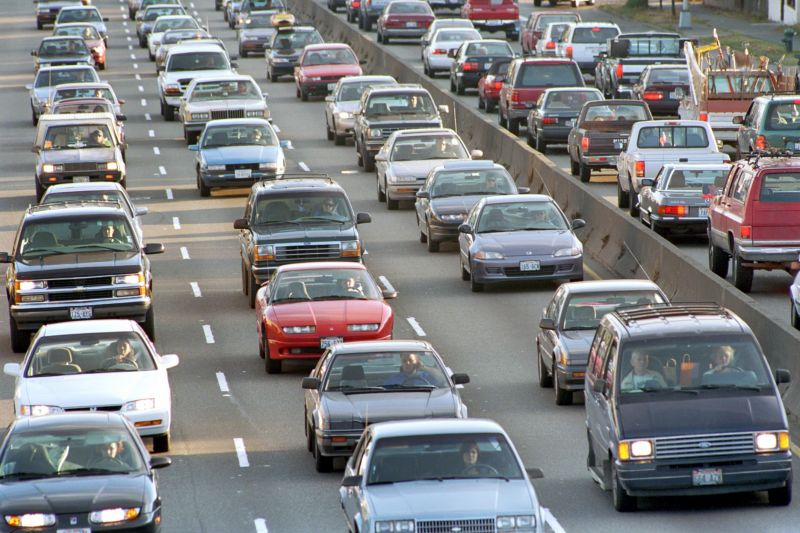
#> input picture images/cars.jpg, 800 x 533 px, given in place of the camera
$ python lane_gfg.py
#> lines starting #> are read from the running program, lines starting #| are printed output that depends on the picture; after the words box and inside, x2 and y2 are one past the last pixel; in counts of white or black regions, pixels touching at a corner belong together
import cv2
import numpy as np
import matplotlib.pyplot as plt

def canny_edge_detector(image):
	# Convert the image color to grayscale
	gray_image = cv2.cvtColor(image, cv2.COLOR_RGB2GRAY)
	# Reduce noise from the image
	blur = cv2.GaussianBlur(gray_image, (5, 5), 0)
	canny = cv2.Canny(blur, 50, 150)
	return canny

def region_of_interest(image):
	height = image.shape[0]
	polygons = np.array([
		[(200, height), (1100, height), (550, 250)]
		])
	mask = np.zeros_like(image)

	# Fill poly-function deals with multiple polygon
	cv2.fillPoly(mask, polygons, 255)

	# Bitwise operation between canny image and mask image
	masked_image = cv2.bitwise_and(image, mask)
	return masked_image

def average_slope_intercept(image, lines):
	left_fit = []
	right_fit = []
	for line in lines:
		x1, y1, x2, y2 = line.reshape(4)

		# It will fit the polynomial and the intercept and slope
		parameters = np.polyfit((x1, x2), (y1, y2), 1)
		slope = parameters[0]
		intercept = parameters[1]
		if slope < 0:
			left_fit.append((slope, intercept))
		else:
			right_fit.append((slope, intercept))

	left_fit_average = np.average(left_fit, axis = 0)
	right_fit_average = np.average(right_fit, axis = 0)
	left_line = create_coordinates(image, left_fit_average)
	right_line = create_coordinates(image, right_fit_average)
	return np.array([left_line, right_line])


def display_lines(image, lines):
	line_image = np.zeros_like(image)
	if lines is not None:
		for x1, y1, x2, y2 in lines:
			cv2.line(line_image, (x1, y1), (x2, y2), (255, 0, 0), 10)
	return line_image

# Path of dataset directory
# cap = cv2.VideoCapture("datasets\test2.mp4")
cap = cv2.VideoCapture(2)
while(cap.isOpened()):
	_, frame = cap.read()
#> frame is the input picture: shape (533, 800, 3); mean B, G, R 128, 126, 124.8
	canny_image = canny_edge_detector(frame)
#> in canny_edge_detector, `gray_image = cv2.cvtColor(image, cv2.COLOR_RGB2GRAY)`:
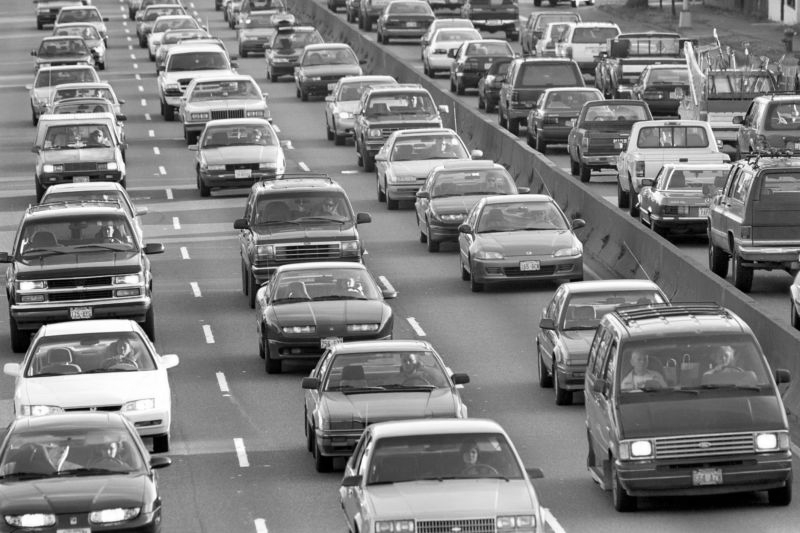
#> gray_image: shape (533, 800); min 0, max 255, mean 126.5
#> in canny_edge_detector, `canny = cv2.Canny(blur, 50, 150)`:
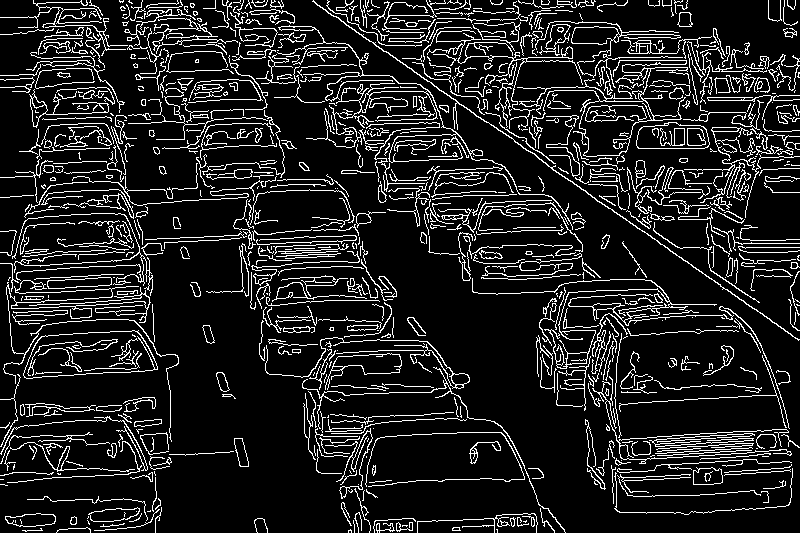
#> canny: shape (533, 800); 12.6% white in thin lines or dots
	cropped_image = region_of_interest(canny_image)
#> in region_of_interest, `cv2.fillPoly(mask, polygons, 255)`:
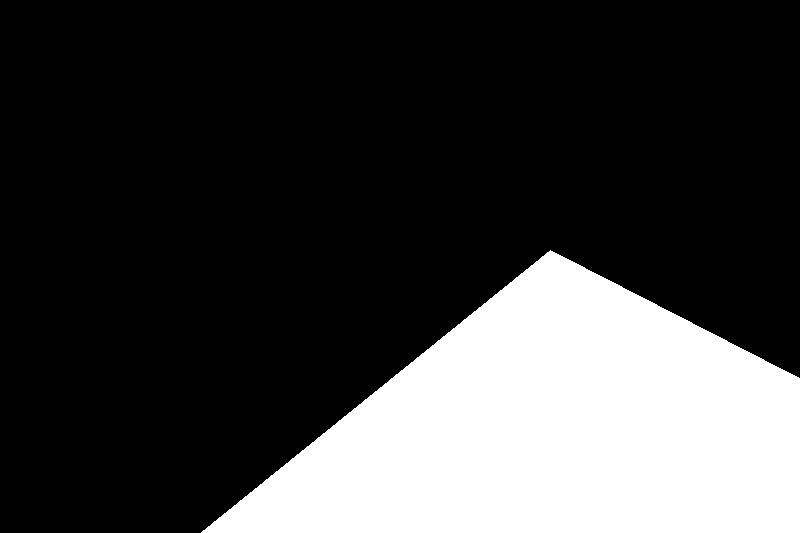
#> mask: shape (533, 800); 24.4% white; 1 white region, box (x1, y1, x2, y2) and area: (201, 250, 800, 533) 104167
#> in region_of_interest, `masked_image = cv2.bitwise_and(image, mask)`:
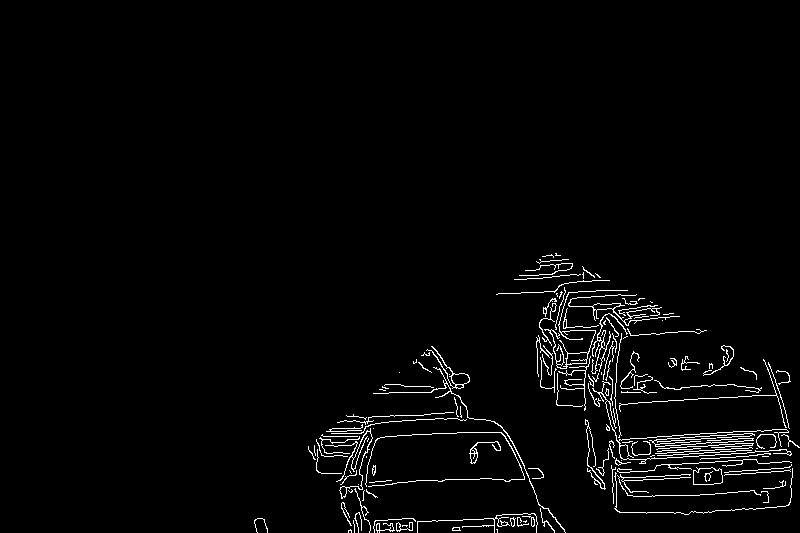
#> masked_image: shape (533, 800); 2.4% white in thin lines or dots, all inside (x1, y1, x2, y2) = (254, 253, 800, 533)

	lines = cv2.HoughLinesP(cropped_image, 2, np.pi / 180, 100,
							np.array([]), minLineLength = 40,
							maxLineGap = 5)
#> lines = 18 rows, first 6: [457, 432, 506, 432], [629, 441, 670, 441], [314, 445, 374, 445], [656, 465, 707, 462], [323, 436, 371, 436], [739, 431, 786, 429]

	averaged_lines = average_slope_intercept(frame, lines)
#> the loop in average_slope_intercept, `for line in lines:` made 18 passes
#> (x1, y1, x2, y2, slope, intercept) on passes 1 to 12: (457, 432, 506, 432, -2.03e-15, 432), (629, 441, 670, 441, 1.01e-15, 441), (314, 445, 374, 445, -2.7e-15, 445), (656, 465, 707, 462, -0.0588, 503.6), (323, 436, 371, 436, -1.95e-15, 436), (739, 431, 786, 429, -0.0426, 462.4), (612, 478, 664, 476, -0.0385, 501.5), (340, 489, 396, 483, -0.107, 525.4), (684, 399, 780, 394, -0.0521, 434.6), (494, 521, 547, 521, 1.66e-15, 521), (484, 518, 541, 516, -0.0351, 535), (482, 525, 522, 525, -4.42e-15, 525)
#> after the loop in average_slope_intercept, `for line in lines:`: left_fit = [(-2.03e-15, 432), (-2.7e-15, 445), (-0.0588, 503.6), (-1.95e-15, 436), (-0.0426, 462.4), (-0.0385, 501.5), (-0.107, 525.4), (-0.0521, 434.6), (-0.0351, 535), (-4.42e-15, 525), (-0.0851, 554.1), (-0.0444, 541.5), (-0.45, 592.8)]; right_fit = [(1.01e-15, 441), (1.66e-15, 521), (1.28e-15, 392), (0.344, 191.5), (3.78e-17, 363)]
#> in average_slope_intercept, `left_fit_average = np.average(left_fit, axis = 0)`: left_fit_average = [-0.0703, 499.2]
#> in average_slope_intercept, `right_fit_average = np.average(right_fit, axis = 0)`: right_fit_average = [0.0688, 381.7]
#> (the run stopped early here; a loop or call above may not have finished)

$ run again, on images/clear.jpg
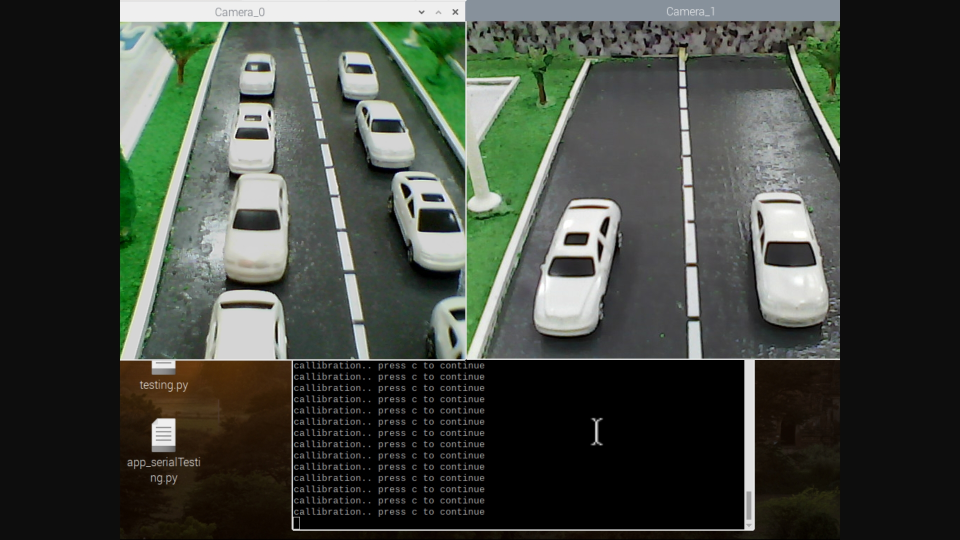
#> input picture images/clear.jpg, 1920 x 1080 px, given in place of the camera (shown at 1/2 size)
#> frame is the input picture: shape (1080, 1920, 3); mean B, G, R 62.4, 70.3, 64.9
#> in canny_edge_detector, `canny = cv2.Canny(blur, 50, 150)`:
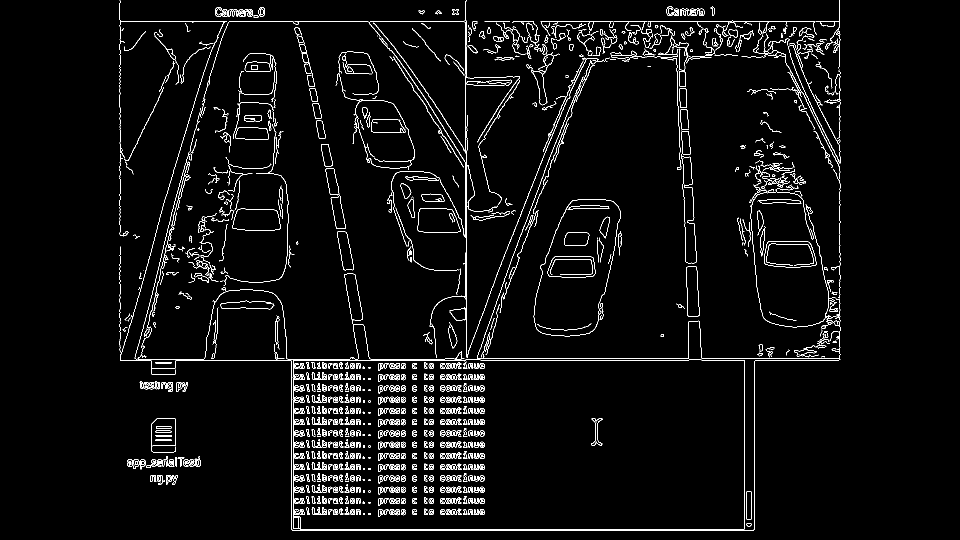
#> canny: shape (1080, 1920) (shown at 1/2 size); 3.4% white in thin lines or dots, all inside (x1, y1, x2, y2) = (239, 0, 1681, 1062)
#> mask: shape (1080, 1920); 18.1% white; 1 white region, box (x1, y1, x2, y2) and area: (200, 250, 1101, 1080) 374330
#> in region_of_interest, `masked_image = cv2.bitwise_and(image, mask)`:
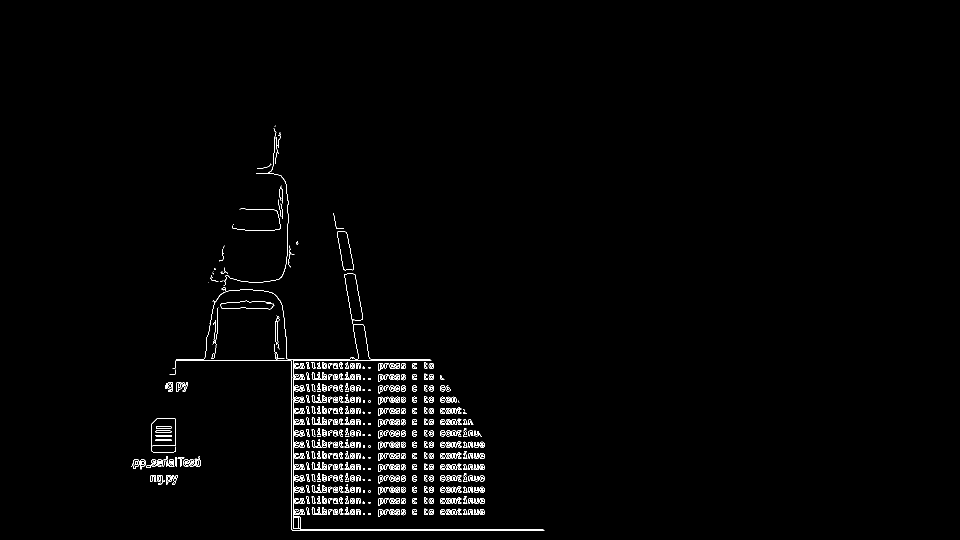
#> masked_image: shape (1080, 1920) (shown at 1/2 size); 1.2% white in thin lines or dots, all inside (x1, y1, x2, y2) = (262, 251, 1089, 1062)
#> lines = 129 rows, first 6: [600, 1058, 1086, 1058], [586, 1061, 1088, 1061], [351, 721, 862, 721], [882, 1029, 967, 1029], [888, 937, 948, 937], [596, 892, 644, 892]
#> the loop in average_slope_intercept, `for line in lines:` made 129 passes
#> (x1, y1, x2, y2, slope, intercept) on passes 1 to 8: (600, 1058, 1086, 1058, 2.82e-18, 1058), (586, 1061, 1088, 1061, 5.63e-16, 1061), (351, 721, 862, 721, -1.61e-16, 721), (882, 1029, 967, 1029, -3.18e-16, 1029), (888, 937, 948, 937, 2.01e-16, 937), (596, 892, 644, 892, -5.73e-16, 892), (882, 849, 945, 849, -1.11e-15, 849), (882, 951, 929, 951, -8.4e-15, 951)
#> after the loop in average_slope_intercept, `for line in lines:`: left_fit = 64 pairs, first value -5.36 to -3.26e-17, second value 718 to 2900.3; right_fit = 65 pairs, first value 2.82e-18 to 6.25, second value -3895.5 to 1061
#> left_fit_average = [-0.0864, 926.6]
#> right_fit_average = [0.482, 544.5]
